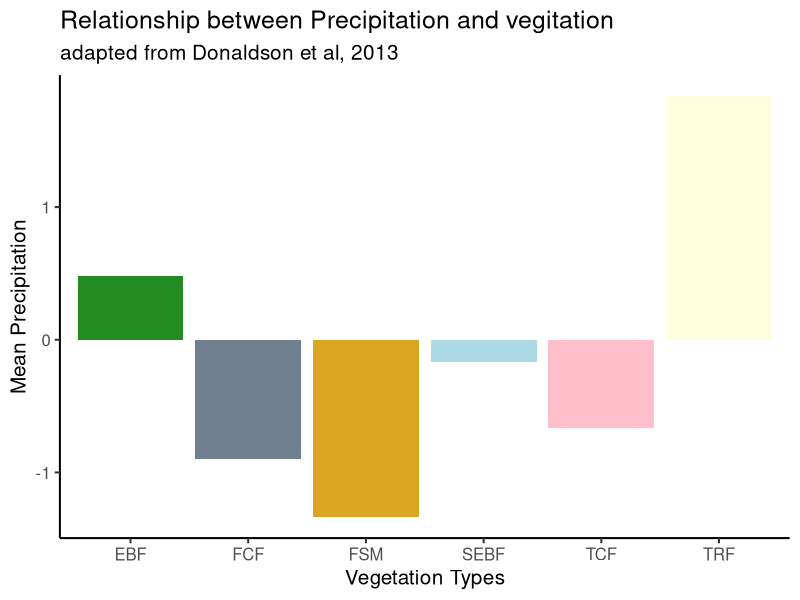

Write R code to recreate this figure.
## ---- chunk 1
library(tidyverse)
library(dplyr)
library(ggplot2)
library(ggthemes)
library(patchwork)

rockData <- read.table(file="Data/rock-data.csv", header=TRUE, sep=",")

rockData <- rockData %>% 
  group_by(veg.types.short) %>% 
  summarize(meanPrecip=mean(Precip, na.rm = TRUE), TotalNumber=n())
summary(rockData)

p <- ggplot(data = rockData, mapping =aes(x= veg.types.short, y = meanPrecip)) +
  geom_bar(stat = 'identity', fill=I(c("forestgreen", "slategrey", "goldenrod","lightblue", "pink", "lightyellow"))) + 
  theme_classic(base_size=15, base_family="sans") + 
  xlab("Vegetation Types") + 
  ylab("Mean Precipitation") + 
  labs(title="Relationship between Precipitation and vegitation", subtitle="adapted from Donaldson et al, 2013")
p

